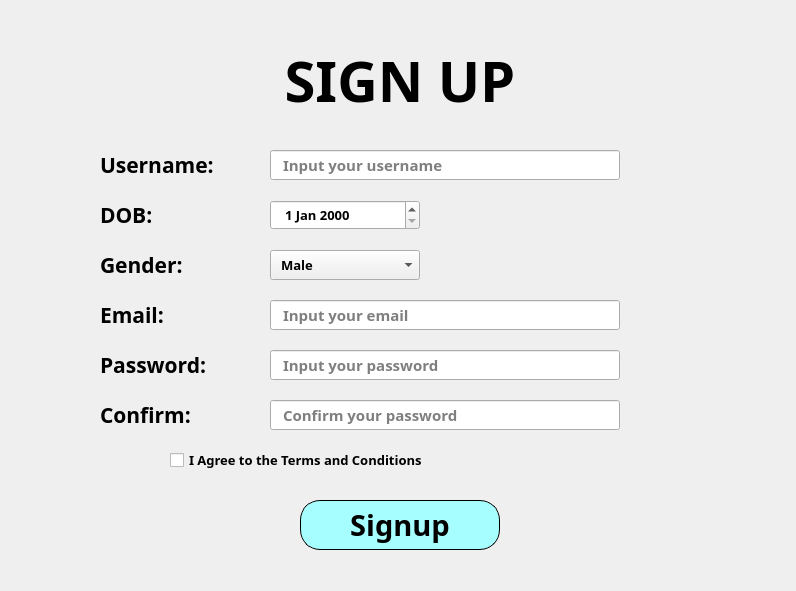
<?xml version="1.0" encoding="UTF-8"?>
<ui version="4.0">
 <class>MainWindow</class>
 <widget class="QMainWindow" name="MainWindow">
  <property name="geometry">
   <rect>
    <x>0</x>
    <y>0</y>
    <width>796</width>
    <height>591</height>
   </rect>
  </property>
  <property name="windowTitle">
   <string>MainWindow</string>
  </property>
  <property name="styleSheet">
   <string notr="true"/>
  </property>
  <widget class="QWidget" name="centralwidget">
   <widget class="QLabel" name="label">
    <property name="geometry">
     <rect>
      <x>250</x>
      <y>40</y>
      <width>300</width>
      <height>80</height>
     </rect>
    </property>
    <property name="font">
     <font>
      <family>Nunito Sans Normal ExtraBold</family>
      <pointsize>42</pointsize>
      <weight>75</weight>
      <bold>true</bold>
     </font>
    </property>
    <property name="text">
     <string>SIGN UP</string>
    </property>
    <property name="alignment">
     <set>Qt::AlignCenter</set>
    </property>
   </widget>
   <widget class="QLabel" name="label_2">
    <property name="geometry">
     <rect>
      <x>100</x>
      <y>150</y>
      <width>150</width>
      <height>30</height>
     </rect>
    </property>
    <property name="font">
     <font>
      <family>Nunito Sans Normal</family>
      <pointsize>16</pointsize>
      <weight>75</weight>
      <bold>true</bold>
     </font>
    </property>
    <property name="text">
     <string>Username:</string>
    </property>
   </widget>
   <widget class="QLabel" name="label_3">
    <property name="geometry">
     <rect>
      <x>100</x>
      <y>400</y>
      <width>150</width>
      <height>30</height>
     </rect>
    </property>
    <property name="font">
     <font>
      <family>Nunito Sans Normal</family>
      <pointsize>16</pointsize>
      <weight>75</weight>
      <bold>true</bold>
     </font>
    </property>
    <property name="text">
     <string>Confirm:</string>
    </property>
   </widget>
   <widget class="QLabel" name="label_4">
    <property name="geometry">
     <rect>
      <x>100</x>
      <y>300</y>
      <width>150</width>
      <height>30</height>
     </rect>
    </property>
    <property name="font">
     <font>
      <family>Nunito Sans Normal</family>
      <pointsize>16</pointsize>
      <weight>75</weight>
      <bold>true</bold>
     </font>
    </property>
    <property name="text">
     <string>Email:</string>
    </property>
   </widget>
   <widget class="QLabel" name="label_5">
    <property name="geometry">
     <rect>
      <x>100</x>
      <y>350</y>
      <width>150</width>
      <height>30</height>
     </rect>
    </property>
    <property name="font">
     <font>
      <family>Nunito Sans Normal</family>
      <pointsize>16</pointsize>
      <weight>75</weight>
      <bold>true</bold>
     </font>
    </property>
    <property name="text">
     <string>Password:</string>
    </property>
   </widget>
   <widget class="QLabel" name="label_6">
    <property name="geometry">
     <rect>
      <x>100</x>
      <y>200</y>
      <width>150</width>
      <height>30</height>
     </rect>
    </property>
    <property name="font">
     <font>
      <family>Nunito Sans Normal</family>
      <pointsize>16</pointsize>
      <weight>75</weight>
      <bold>true</bold>
     </font>
    </property>
    <property name="text">
     <string>DOB:</string>
    </property>
   </widget>
   <widget class="QLabel" name="label_7">
    <property name="geometry">
     <rect>
      <x>100</x>
      <y>250</y>
      <width>150</width>
      <height>30</height>
     </rect>
    </property>
    <property name="font">
     <font>
      <family>Nunito Sans Normal</family>
      <pointsize>16</pointsize>
      <weight>75</weight>
      <bold>true</bold>
     </font>
    </property>
    <property name="text">
     <string>Gender:</string>
    </property>
   </widget>
   <widget class="QLineEdit" name="lineEdit_username">
    <property name="geometry">
     <rect>
      <x>270</x>
      <y>150</y>
      <width>350</width>
      <height>30</height>
     </rect>
    </property>
    <property name="font">
     <font>
      <family>Nunito Sans Normal</family>
      <pointsize>11</pointsize>
      <weight>75</weight>
      <bold>true</bold>
     </font>
    </property>
    <property name="styleSheet">
     <string notr="true">/* cách lề trái */
padding-left: 10px;</string>
    </property>
    <property name="placeholderText">
     <string>Input your username</string>
    </property>
   </widget>
   <widget class="QLineEdit" name="lineEdit_email">
    <property name="geometry">
     <rect>
      <x>270</x>
      <y>300</y>
      <width>350</width>
      <height>30</height>
     </rect>
    </property>
    <property name="font">
     <font>
      <family>Nunito Sans Normal</family>
      <pointsize>11</pointsize>
      <weight>75</weight>
      <bold>true</bold>
     </font>
    </property>
    <property name="styleSheet">
     <string notr="true">/* cách lề trái */
padding-left: 10px;</string>
    </property>
    <property name="placeholderText">
     <string>Input your email</string>
    </property>
   </widget>
   <widget class="QLineEdit" name="lineEdit_confirm">
    <property name="geometry">
     <rect>
      <x>270</x>
      <y>400</y>
      <width>350</width>
      <height>30</height>
     </rect>
    </property>
    <property name="font">
     <font>
      <family>Nunito Sans Normal</family>
      <pointsize>11</pointsize>
      <weight>75</weight>
      <bold>true</bold>
     </font>
    </property>
    <property name="styleSheet">
     <string notr="true">/* cách lề trái */
padding-left: 10px;</string>
    </property>
    <property name="echoMode">
     <enum>QLineEdit::Password</enum>
    </property>
    <property name="placeholderText">
     <string>Confirm your password</string>
    </property>
   </widget>
   <widget class="QLineEdit" name="lineEdit_password">
    <property name="geometry">
     <rect>
      <x>270</x>
      <y>350</y>
      <width>350</width>
      <height>30</height>
     </rect>
    </property>
    <property name="font">
     <font>
      <family>Nunito Sans Normal</family>
      <pointsize>11</pointsize>
      <weight>75</weight>
      <bold>true</bold>
     </font>
    </property>
    <property name="styleSheet">
     <string notr="true">/* cách lề trái */
padding-left: 10px;</string>
    </property>
    <property name="echoMode">
     <enum>QLineEdit::Password</enum>
    </property>
    <property name="placeholderText">
     <string>Input your password</string>
    </property>
   </widget>
   <widget class="QDateEdit" name="dateEdit">
    <property name="geometry">
     <rect>
      <x>270</x>
      <y>200</y>
      <width>150</width>
      <height>30</height>
     </rect>
    </property>
    <property name="font">
     <font>
      <family>Nunito Sans Normal</family>
      <pointsize>10</pointsize>
      <weight>75</weight>
      <bold>true</bold>
     </font>
    </property>
    <property name="styleSheet">
     <string notr="true">/* cách lề trái */
padding-left: 10px;</string>
    </property>
   </widget>
   <widget class="QComboBox" name="comboBox">
    <property name="geometry">
     <rect>
      <x>270</x>
      <y>250</y>
      <width>150</width>
      <height>30</height>
     </rect>
    </property>
    <property name="font">
     <font>
      <family>Nunito Sans Normal</family>
      <pointsize>10</pointsize>
      <weight>75</weight>
      <bold>true</bold>
     </font>
    </property>
    <property name="styleSheet">
     <string notr="true">/* cách lề trái */
padding-left: 10px;</string>
    </property>
    <item>
     <property name="text">
      <string>Male</string>
     </property>
    </item>
    <item>
     <property name="text">
      <string>Female</string>
     </property>
    </item>
    <item>
     <property name="text">
      <string>Others</string>
     </property>
    </item>
   </widget>
   <widget class="QCheckBox" name="checkBox">
    <property name="geometry">
     <rect>
      <x>170</x>
      <y>450</y>
      <width>301</width>
      <height>20</height>
     </rect>
    </property>
    <property name="font">
     <font>
      <family>Nunito Sans Normal</family>
      <pointsize>10</pointsize>
      <weight>75</weight>
      <bold>true</bold>
     </font>
    </property>
    <property name="text">
     <string>I Agree to the Terms and Conditions</string>
    </property>
   </widget>
   <widget class="QPushButton" name="pushButton_signup">
    <property name="geometry">
     <rect>
      <x>300</x>
      <y>500</y>
      <width>200</width>
      <height>50</height>
     </rect>
    </property>
    <property name="font">
     <font>
      <family>Nunito Sans Normal ExtraBold</family>
      <pointsize>22</pointsize>
      <weight>75</weight>
      <bold>true</bold>
     </font>
    </property>
    <property name="styleSheet">
     <string notr="true">/* Độ cong của viền */
border-radius: 20px;
/* Viền: kích thước - Kiểu - Màu */
border: 1px solid black;
/* Màu nền */
background: rgb(166, 254, 255);
/* Màu chữ */
color: black;</string>
    </property>
    <property name="text">
     <string>Signup</string>
    </property>
   </widget>
  </widget>
 </widget>
 <resources/>
 <connections/>
</ui>
